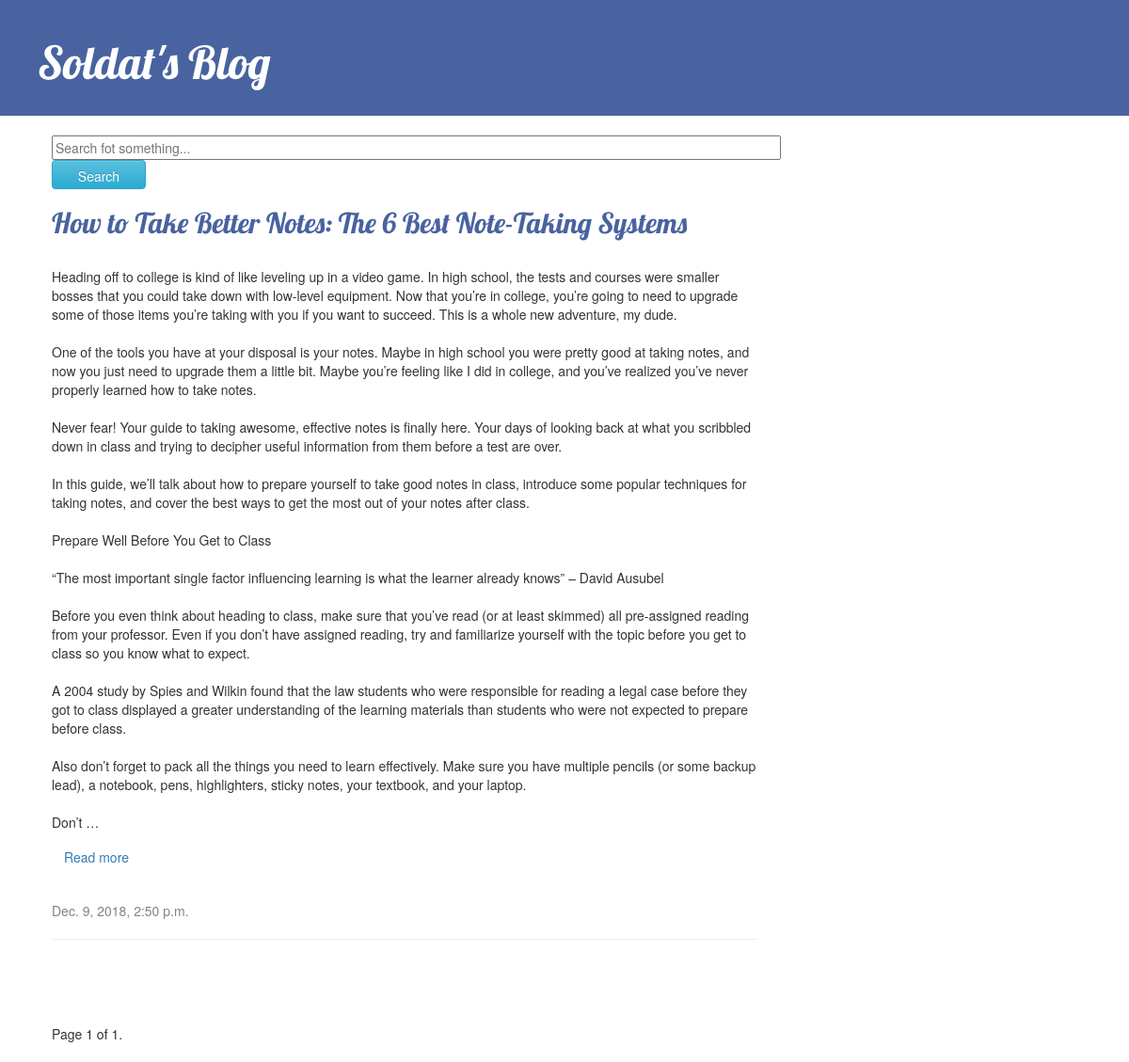
Before: / with the older database file.
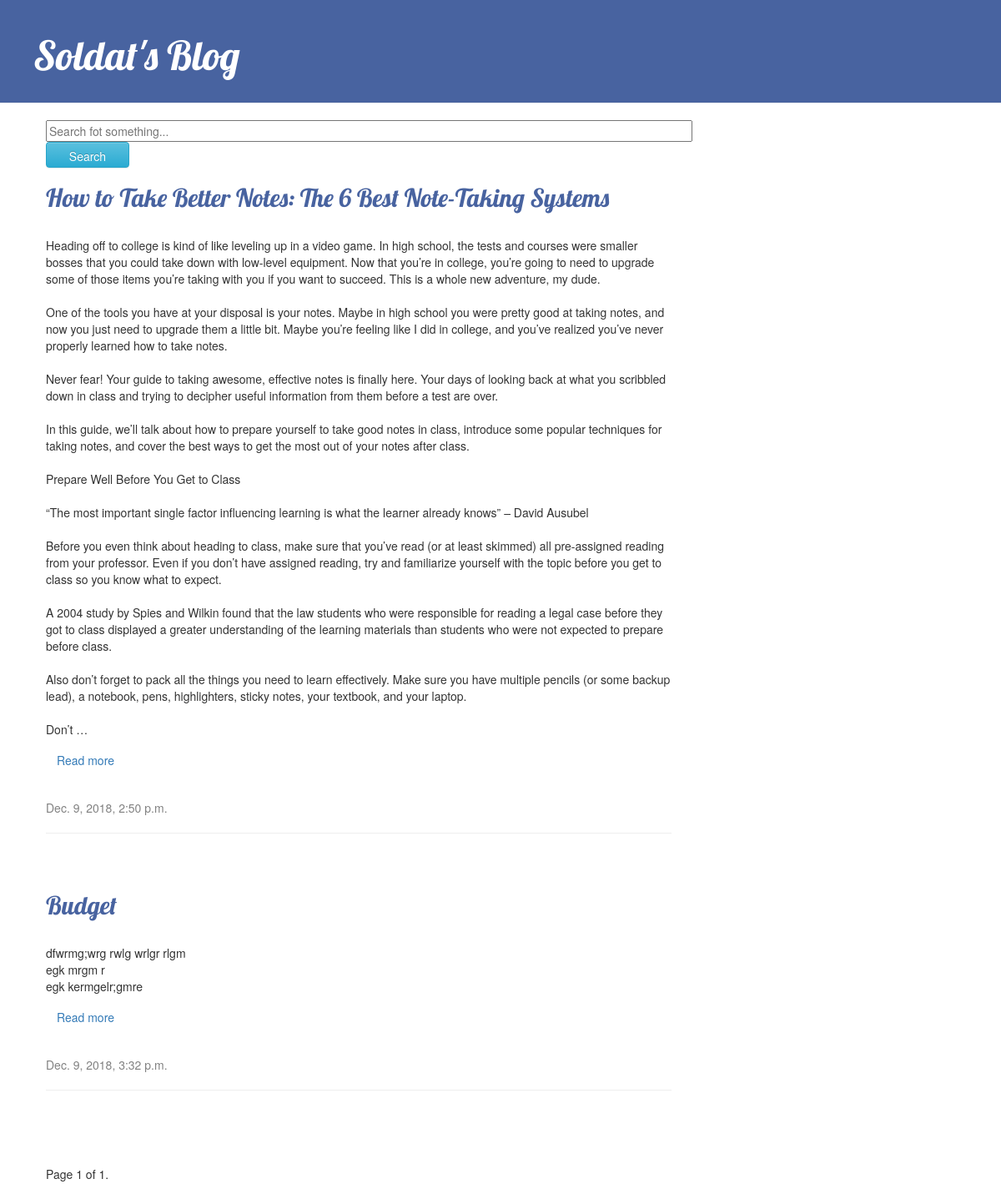
After: the same page with the newer database file.
### blog/models.py (models this page shows, shortened)
class Post(models.Model):
    author = models.ForeignKey(settings.AUTH_USER_MODEL, on_delete=models.CASCADE)
    title = models.CharField(max_length=200)
    text = models.TextField()
    created_date = models.DateTimeField(default=timezone.now)
    published_date = models.DateTimeField(blank=True, null=True)

### blog/views.py (the view)
# urls.py: path('', views.post_list, name='post_list'),
def post_list(request):
    posts_list = Post.objects.filter(published_date__lte=timezone.now()).order_by('published_date').all()
    query = request.GET.get("q")
    if query:
        posts_list = posts_list.filter(
            Q(title__icontains = query) |
            Q(text__icontains = query)
            ).distinct()
    paginator = Paginator(posts_list, 3)
    page = request.GET.get('page')
    posts = paginator.get_page(page)
    return render(request, 'blog/post_list.html', {'posts': posts})

### blog/templates/blog/post_list.html (shortened to what this page needs)
{% extends 'blog/base.html' %}
{% load static %}
                {% block content %}
                <form method='GET' action=''>
                	<input type='text' size="100" name='q' placeholder='Search fot something...' value='{{ request.GET.q }}' />
                	<input type="submit" class="btn btn-info" style="height:31px;width:100px" value='Search' />
                </form>
                    {% for post in posts %}
                    <div class="post">
                            <h2><a href="{% url 'post_detail' pk=post.pk %}">{{ post.title }}</a></h2><br>
                            <p>{{ post.text|linebreaksbr|truncatechars:2000 }}</p>
                            <p><a href="{% url 'post_detail' pk=post.pk %}" class="btn btn_primary" role="button">Read more</a></p><br>
                            <div class="date">{{ post.published_date }}</div>
                            <hr/>
                        </div>
                    {% endfor %}
                    <div class="pagination">
                        <span class="step-links">
                            <span class="current">
                                Page {{ posts.number }} of {{ posts.paginator.num_pages }}.
                             </span>
                            </span>
                    </div>
                {% endblock %}

Changed rows visible on the page:
added Post: title "Budget", text "dfwrmg;wrg rwlg wrlgr rlgm egk mrgm r egk kermgelr;gmre", published_date "Dec. 9, 2018, 3:32 p.m."
